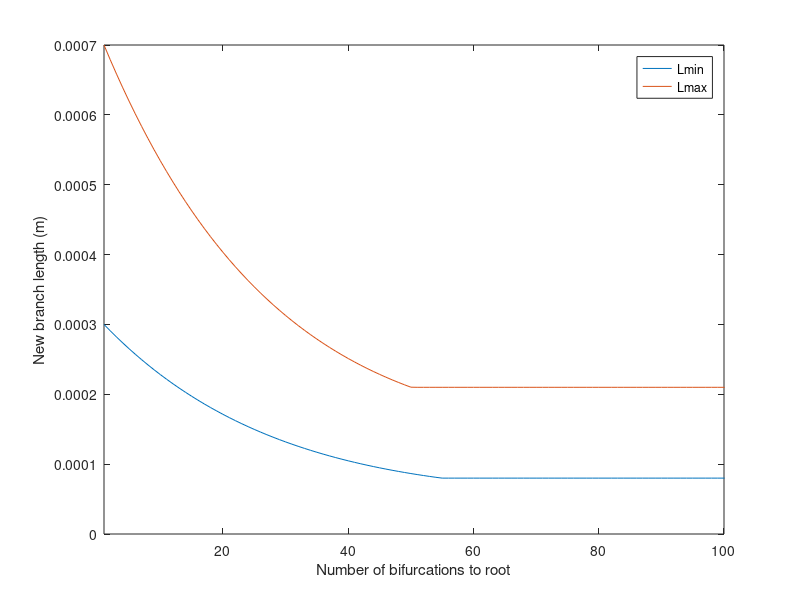

This figure's MATLAB source:
nEdges = 20;
% nEdges = numedges(G);

nBif = 0:200;
expFact = 30;

Lmax = 700e-6;
minLmax = 210e-6;
Lmin = 300e-6;
minLmin = 80e-6;

Exp = exp(-nBif/expFact);
lin = log(linspace(1,exp(1), numel(nBif)));

Ones = ones(1, nEdges - 16);
LminRange = [Lmin*Exp + abs(Lmin*Exp(end)-minLmin)*lin, minLmin*Ones];
LmaxRange = [Lmax*Exp + abs(Lmax*Exp(end)-minLmax)*lin, minLmax*Ones];

% LminRange(:) = minLmin;
LminRange(LminRange < minLmin) = minLmin;
LmaxRange(LmaxRange < minLmax) = minLmax;

figure
plot(LminRange)
hold on
plot(LmaxRange)
xlim([1, 100])
legend('Lmin', 'Lmax')
xlabel('Number of bifurcations to root')
ylabel('New branch length (m)')